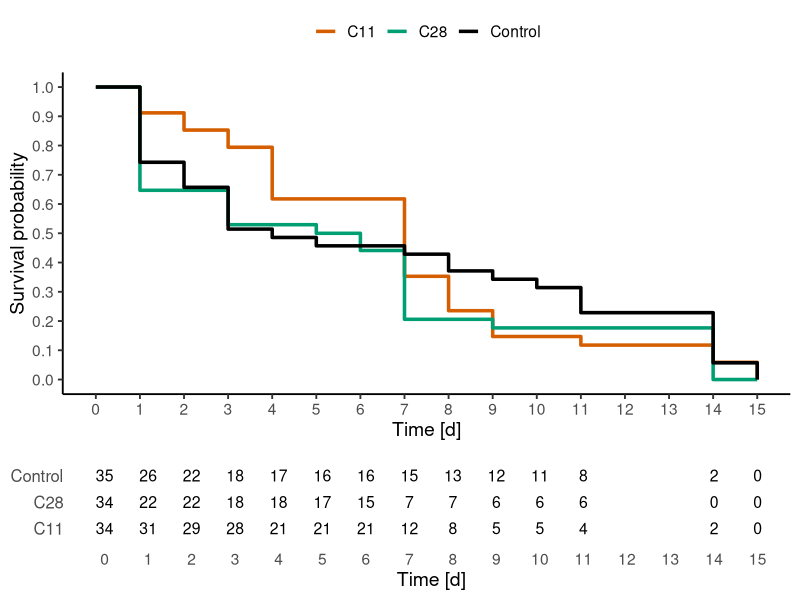

The R source for this figure: (Note: this script raises an error after producing the figure.)
library(tidyverse)
library(survival)
library(survminer)
library(zoo)
library(cowplot)


## Gruppengrößen
n <- c(Ctrl = 85,
       c11  = 78,
       c25  = 88,
       c28  = 60)

day <- c(0, 1, 2, 3, 4, 5,6 ,7 ,8 ,9 ,10, 11, 12, 13, 14, 15)
avg_Control <- c(0, 25.71428571,	34.28571429,	48.57142857,	51.42857143,	54.28571429,	54.28571429,	57.14285714,	62.85714286,	65.71428571,	68.57142857,	77.14285714, NA, NA,	94.28571429,	100)
avg_C11 <- c(0, 8.823529412,	14.70588235,	20.58823529,	38.23529412,	38.23529412,	38.23529412,	64.70588235,	76.47058824,	85.29411765,	85.29411765,	88.23529412, NA, NA,	94.11764706,	100)
avg_C28 <- c(0, 35.29411765,	35.29411765,	47.05882353,	47.05882353,	50,	55.88235294,	79.41176471,	79.41176471,	82.35294118,	82.35294118,	82.35294118, NA, NA,	100,	100)


#Number at risk
CTRL <- c(35, 26, 22, 18, 17, 16, 16, 15, 13, 12,11, 8, NA, NA, 2, 0)	
C11 <- c(34, 31, 29, 28, 21, 21, 21, 12, 8, 5, 5, 4, NA, NA, 2, 0)	
C28 <- c(34, 22, 22, 18, 18, 17, 15, 7, 7, 6, 6, 6, NA, NA, 0, 0)



mortality <- list(
  Control = avg_Control,
  C11 = avg_C11,
  C28 = avg_C28
)



# ==========================
# Funktion: Mortalität -> Survivaldaten
# ==========================

mortality <- data.frame(
  Day = day,
  Control = avg_Control,
  C11 = avg_C11,
  C28 = avg_C28
)


# NA ersetzen (letzter bekannter Wert)
mortality <- mortality %>%
  fill(
    Control,
    C11,
    C28,
    .direction = "downup"
  )


# Überleben (%)
survival_data <- mortality %>%
  mutate(
    Control = 100 - Control,
    C11 = 100 - C11,
    C28 = 100 - C28
  ) %>%
  pivot_longer(
    cols = -Day,
    names_to = "Group",
    values_to = "Survival"
  )


# ==========================================
# Kaplan-Meier-ähnliche Treppenkurve
# ==========================================

km_plot <- ggplot(
  survival_data,
  aes(
    x = Day,
    y = Survival/100,
    colour = Group
  )
)+
  
  geom_step(
    linewidth = 1.2
  )+
  
  scale_colour_manual(
    values = c(
      Control = "black",
      C11 = "#D55E00",
      C28 = "#009E73"
    ),
    labels = c(
      Control = "Control",
      C11 = "C11",
      C28 = "C28"
    )
  )+
  
  scale_y_continuous(
    limits = c(0,1),
    breaks = seq(0,1,0.1)
  )+
  
  scale_x_continuous(
    breaks = 0:17
  )+
  
  labs(
    x = "Time [d]",
    y = "Survival probability",
    colour = NULL
  )+
  
  theme_classic(
    base_size = 14
  )+
  
  theme(
    legend.position = "top"
  )



# ==========================================
# Number at risk Tabelle
# ==========================================

# Zeitpunkte der Risk Table
risk_table <- bind_rows(
  
  data.frame(
    Day = 0:(length(CTRL)-1),
    Group = "Control",
    At_risk = CTRL
  ),
  
  data.frame(
    Day = 0:(length(C11)-1),
    Group = "C11",
    At_risk = C11
  ),
  
  
  data.frame(
    Day = 0:(length(C28)-1),
    Group = "C28",
    At_risk = C28
  )
)


# Risk Table Plot

risk_plot <- ggplot(
  risk_table,
  aes(
    x = Day,
    y = Group,
    label = At_risk
  )
)+
  
  geom_text(
    size = 4
  )+
  
  scale_x_continuous(
    breaks = 0:15
  )+
  
  labs(
    x = "Time [d]",
    y = NULL
  )+
  
  theme_classic(
    base_size = 14
  )+
  
  theme(
    axis.line = element_blank(),
    axis.ticks = element_blank(),
    axis.text.y = element_text(size = 12)
  )

# ==========================================
# Plot zusammenfügen
# ==========================================

final_plot <- plot_grid(
  km_plot,
  risk_plot,
  ncol = 1,
  rel_heights = c(3,1)
)

final_plot











# ==========================================
# ANOVA: Mortalität Tag 17
# Control vs C11, C25, C28
# ==========================================

library(tidyverse)
library(multcomp)


# ==========================================
# Daten zusammenstellen
# ==========================================

anova_data <- data.frame(
  
  Day = rep(
    0:17,
    4
  ),
  
  Group = rep(
    c(
      "Control",
      "C11",
      "C28"
    ),
    each = 18
  ),
  
  Mortality = c(
    avg_Control,
    avg_C11,
    avg_C28
  )
)



# ==========================================
# NA entfernen
# ==========================================

anova_data <- na.omit(anova_data)



# ==========================================
# Faktor definieren
# ==========================================

anova_data$Group <- factor(
  anova_data$Group,
  levels = c(
    "Control",
    "C11",
    "C28"
  )
)



# ==========================================
# One-way ANOVA
# ==========================================

anova_model <- aov(
  Mortality ~ Group,
  data = anova_data
)


anova_result <- summary(anova_model)


print(anova_result)



# ==========================================
# Dunnett Test
# Vergleich jede Gruppe gegen Control
# ==========================================

dunnett <- glht(
  anova_model,
  linfct = mcp(
    Group = "Dunnett"
  )
)


dunnett_summary <- summary(dunnett)


print(dunnett_summary)



# ==========================================
# Dunnett Ergebnisse + Signifikanzsterne
# ==========================================

dunnett_results <- data.frame(
  
  Comparison = names(
    coef(dunnett)
  ),
  
  Estimate = dunnett_summary$test$coefficients,
  
  p_value = dunnett_summary$test$pvalues
  
)



# Funktion für Signifikanzsterne

get_stars <- function(p){
  
  if(p < 0.001){
    
    return("***")
    
  } else if(p < 0.01){
    
    return("**")
    
  } else if(p < 0.05){
    
    return("*")
    
  } else {
    
    return("ns")
    
  }
  
}



# Sterne ergänzen

dunnett_results$Significance <- sapply(
  
  dunnett_results$p_value,
  
  get_stars
  
)



# ==========================================
# Ergebnis anzeigen
# ==========================================

print(dunnett_results)
